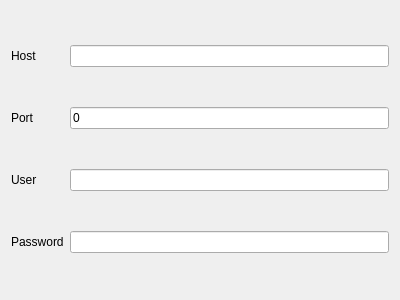
<?xml version="1.0" encoding="UTF-8"?>
<ui version="4.0">
 <class>ReverseEngineerWizardWelcomeForm</class>
 <widget class="QWidget" name="ReverseEngineerWizardWelcomeForm">
  <property name="geometry">
   <rect>
    <x>0</x>
    <y>0</y>
    <width>400</width>
    <height>300</height>
   </rect>
  </property>
  <property name="windowTitle">
   <string>Form</string>
  </property>
  <layout class="QGridLayout" name="gridLayout">
   <item row="3" column="0">
    <widget class="QLabel" name="label_5">
     <property name="text">
      <string>Password</string>
     </property>
    </widget>
   </item>
   <item row="2" column="1">
    <widget class="QLineEdit" name="txtDatabaseUser"/>
   </item>
   <item row="2" column="0">
    <widget class="QLabel" name="label_4">
     <property name="text">
      <string>User</string>
     </property>
    </widget>
   </item>
   <item row="0" column="1">
    <widget class="QLineEdit" name="txtDatabaseHost"/>
   </item>
   <item row="3" column="1">
    <widget class="QLineEdit" name="txtDatabasePassword">
     <property name="echoMode">
      <enum>QLineEdit::Password</enum>
     </property>
    </widget>
   </item>
   <item row="0" column="0">
    <widget class="QLabel" name="label">
     <property name="text">
      <string>Host</string>
     </property>
    </widget>
   </item>
   <item row="1" column="0">
    <widget class="QLabel" name="label_2">
     <property name="text">
      <string>Port</string>
     </property>
    </widget>
   </item>
   <item row="1" column="1">
    <widget class="QLineEdit" name="txtPort">
     <property name="text">
      <string>0</string>
     </property>
    </widget>
   </item>
  </layout>
 </widget>
 <tabstops>
  <tabstop>txtDatabaseHost</tabstop>
  <tabstop>txtPort</tabstop>
  <tabstop>txtDatabaseUser</tabstop>
  <tabstop>txtDatabasePassword</tabstop>
 </tabstops>
 <resources/>
 <connections/>
</ui>
